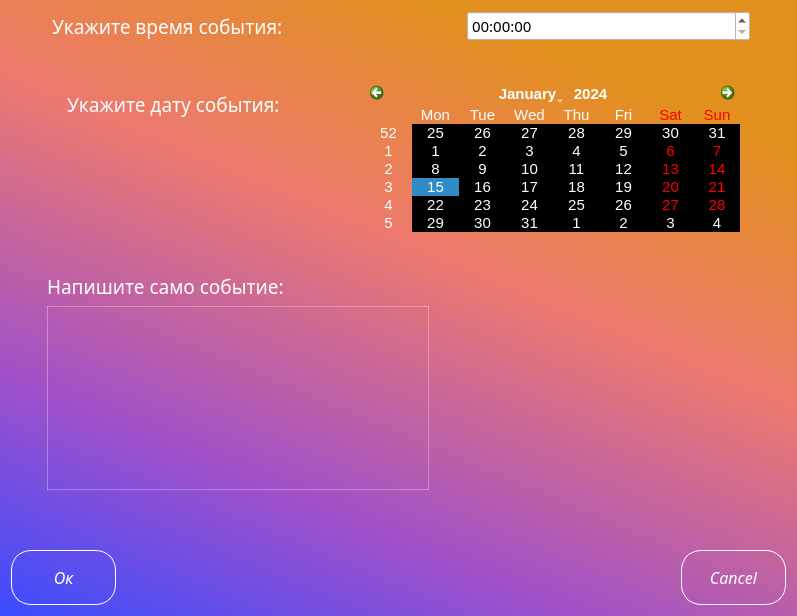
<?xml version="1.0" encoding="UTF-8"?>
<ui version="4.0">
 <class>Form</class>
 <widget class="QWidget" name="Form">
  <property name="geometry">
   <rect>
    <x>0</x>
    <y>0</y>
    <width>797</width>
    <height>616</height>
   </rect>
  </property>
  <property name="windowTitle">
   <string>Создание плана</string>
  </property>
  <property name="styleSheet">
   <string notr="true">background-color: qlineargradient(spread:pad, x1:0.545, y1:0, x2:0, y2:1, stop:0 rgba(226, 144, 29, 255), stop:0.318182 rgba(237, 121, 110, 255), stop:0.704545 rgba(158, 80, 203, 255), stop:1 rgba(57, 77, 255, 255));</string>
  </property>
  <layout class="QVBoxLayout" name="verticalLayout_2">
   <item>
    <layout class="QHBoxLayout" name="horizontalLayout_2">
     <property name="spacing">
      <number>132</number>
     </property>
     <property name="leftMargin">
      <number>41</number>
     </property>
     <property name="rightMargin">
      <number>36</number>
     </property>
     <item>
      <widget class="QLabel" name="specift_time">
       <property name="font">
        <font>
         <family>Segoe Print</family>
         <pointsize>14</pointsize>
         <weight>50</weight>
         <italic>false</italic>
         <bold>false</bold>
        </font>
       </property>
       <property name="styleSheet">
        <string notr="true">background-color: none;
color: white;</string>
       </property>
       <property name="text">
        <string>Укажите время события:</string>
       </property>
      </widget>
     </item>
     <item>
      <widget class="QTimeEdit" name="timeEdit">
       <property name="font">
        <font>
         <family>MS PGothic</family>
         <pointsize>11</pointsize>
        </font>
       </property>
       <property name="styleSheet">
        <string notr="true">
background-color:rgba(255,255,255,1);
</string>
       </property>
      </widget>
     </item>
    </layout>
   </item>
   <item>
    <spacer name="verticalSpacer_3">
     <property name="orientation">
      <enum>Qt::Vertical</enum>
     </property>
     <property name="sizeHint" stdset="0">
      <size>
       <width>20</width>
       <height>40</height>
      </size>
     </property>
    </spacer>
   </item>
   <item>
    <layout class="QFormLayout" name="formLayout">
     <property name="horizontalSpacing">
      <number>85</number>
     </property>
     <property name="verticalSpacing">
      <number>0</number>
     </property>
     <property name="leftMargin">
      <number>56</number>
     </property>
     <property name="topMargin">
      <number>3</number>
     </property>
     <property name="rightMargin">
      <number>46</number>
     </property>
     <property name="bottomMargin">
      <number>4</number>
     </property>
     <item row="0" column="0">
      <widget class="QLabel" name="specify">
       <property name="font">
        <font>
         <family>Segoe Print</family>
         <pointsize>14</pointsize>
         <weight>50</weight>
         <italic>false</italic>
         <bold>false</bold>
        </font>
       </property>
       <property name="styleSheet">
        <string notr="true">background-color: none;
color: white;</string>
       </property>
       <property name="text">
        <string>Укажите дату события:</string>
       </property>
      </widget>
     </item>
     <item row="0" column="1">
      <widget class="QCalendarWidget" name="calendar">
       <property name="sizePolicy">
        <sizepolicy hsizetype="Expanding" vsizetype="Expanding">
         <horstretch>0</horstretch>
         <verstretch>0</verstretch>
        </sizepolicy>
       </property>
       <property name="font">
        <font>
         <pointsize>11</pointsize>
        </font>
       </property>
       <property name="focusPolicy">
        <enum>Qt::StrongFocus</enum>
       </property>
       <property name="layoutDirection">
        <enum>Qt::LeftToRight</enum>
       </property>
       <property name="autoFillBackground">
        <bool>false</bool>
       </property>
       <property name="styleSheet">
        <string notr="true">alternate-background-color:rgb(128,128,128, 0);
color: white;
background-color:rgba(255,255,255,0);
</string>
       </property>
       <property name="selectionMode">
        <enum>QCalendarWidget::SingleSelection</enum>
       </property>
       <property name="horizontalHeaderFormat">
        <enum>QCalendarWidget::ShortDayNames</enum>
       </property>
       <property name="verticalHeaderFormat">
        <enum>QCalendarWidget::ISOWeekNumbers</enum>
       </property>
       <property name="navigationBarVisible">
        <bool>true</bool>
       </property>
       <property name="dateEditEnabled">
        <bool>true</bool>
       </property>
       <property name="dateEditAcceptDelay">
        <number>1500</number>
       </property>
      </widget>
     </item>
    </layout>
   </item>
   <item>
    <spacer name="verticalSpacer_2">
     <property name="orientation">
      <enum>Qt::Vertical</enum>
     </property>
     <property name="sizeHint" stdset="0">
      <size>
       <width>20</width>
       <height>40</height>
      </size>
     </property>
    </spacer>
   </item>
   <item>
    <layout class="QVBoxLayout" name="verticalLayout">
     <property name="leftMargin">
      <number>36</number>
     </property>
     <property name="topMargin">
      <number>0</number>
     </property>
     <property name="rightMargin">
      <number>357</number>
     </property>
     <property name="bottomMargin">
      <number>0</number>
     </property>
     <item>
      <widget class="QLabel" name="heading_text">
       <property name="font">
        <font>
         <family>Segoe Print</family>
         <pointsize>14</pointsize>
         <weight>50</weight>
         <italic>false</italic>
         <bold>false</bold>
        </font>
       </property>
       <property name="styleSheet">
        <string notr="true">background-color: none;
color: white;</string>
       </property>
       <property name="text">
        <string>Напишите само событие:</string>
       </property>
      </widget>
     </item>
     <item>
      <widget class="QTextEdit" name="sobitie">
       <property name="font">
        <font>
         <family>Montserrat</family>
         <pointsize>12</pointsize>
         <weight>75</weight>
         <bold>true</bold>
        </font>
       </property>
       <property name="styleSheet">
        <string notr="true">background-color:rgba(255,255,255,0);
border: 1px solid rgba(255,255,255,0.3);;
color: white</string>
       </property>
      </widget>
     </item>
    </layout>
   </item>
   <item>
    <spacer name="verticalSpacer">
     <property name="orientation">
      <enum>Qt::Vertical</enum>
     </property>
     <property name="sizeHint" stdset="0">
      <size>
       <width>20</width>
       <height>40</height>
      </size>
     </property>
    </spacer>
   </item>
   <item>
    <layout class="QHBoxLayout" name="horizontalLayout">
     <property name="spacing">
      <number>565</number>
     </property>
     <property name="topMargin">
      <number>23</number>
     </property>
     <item>
      <widget class="QPushButton" name="Ok">
       <property name="sizePolicy">
        <sizepolicy hsizetype="Minimum" vsizetype="Ignored">
         <horstretch>0</horstretch>
         <verstretch>0</verstretch>
        </sizepolicy>
       </property>
       <property name="font">
        <font>
         <family>Montserrat</family>
         <pointsize>12</pointsize>
         <weight>7</weight>
         <italic>true</italic>
         <bold>false</bold>
        </font>
       </property>
       <property name="cursor">
        <cursorShape>PointingHandCursor</cursorShape>
       </property>
       <property name="styleSheet">
        <string notr="true">border-radius: 20px;
padding: 15px 0 15px 0;
font: 63 italic 12pt &quot;Montserrat&quot;;
border-top: 1px solid white;
border-right: 1px solid white;
border-bottom: 1px solid white;
border-left: 1px solid white;
background-color: none;
color: white



</string>
       </property>
       <property name="text">
        <string>Ок</string>
       </property>
      </widget>
     </item>
     <item>
      <widget class="QPushButton" name="Cancel">
       <property name="sizePolicy">
        <sizepolicy hsizetype="Minimum" vsizetype="Expanding">
         <horstretch>0</horstretch>
         <verstretch>0</verstretch>
        </sizepolicy>
       </property>
       <property name="font">
        <font>
         <family>Montserrat</family>
         <pointsize>12</pointsize>
         <weight>7</weight>
         <italic>true</italic>
         <bold>false</bold>
        </font>
       </property>
       <property name="cursor">
        <cursorShape>PointingHandCursor</cursorShape>
       </property>
       <property name="styleSheet">
        <string notr="true">border-radius: 20px;
padding: 15px 0 15px 0;
font: 63 italic 12pt &quot;Montserrat&quot;;
border-top: 1px solid white;
border-right: 1px solid white;
border-bottom: 1px solid white;
border-left: 1px solid white;
background-color: none;
color: white


</string>
       </property>
       <property name="text">
        <string>Cancel</string>
       </property>
      </widget>
     </item>
    </layout>
   </item>
  </layout>
 </widget>
 <resources/>
 <connections/>
</ui>
